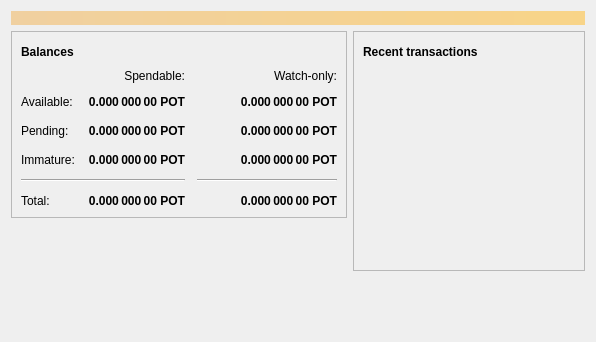
<?xml version="1.0" encoding="UTF-8"?>
<ui version="4.0">
 <class>OverviewPage</class>
 <widget class="QWidget" name="OverviewPage">
  <property name="geometry">
   <rect>
    <x>0</x>
    <y>0</y>
    <width>596</width>
    <height>342</height>
   </rect>
  </property>
  <property name="windowTitle">
   <string>Form</string>
  </property>
  <layout class="QVBoxLayout" name="topLayout">
   <item>
    <widget class="QLabel" name="labelAlerts">
     <property name="visible">
      <bool>false</bool>
     </property>
     <property name="styleSheet">
      <string notr="true">QLabel { background-color: qlineargradient(x1: 0, y1: 0, x2: 1, y2: 0, stop:0 #F0D0A0, stop:1 #F8D488); color:#000000; }</string>
     </property>
     <property name="wordWrap">
      <bool>true</bool>
     </property>
     <property name="margin">
      <number>3</number>
     </property>
     <property name="textInteractionFlags">
      <set>Qt::TextSelectableByMouse</set>
     </property>
    </widget>
   </item>
   <item>
    <layout class="QHBoxLayout" name="horizontalLayout" stretch="1,1">
     <item>
      <layout class="QVBoxLayout" name="verticalLayout_2">
       <item>
        <widget class="QFrame" name="frame">
         <property name="frameShape">
          <enum>QFrame::StyledPanel</enum>
         </property>
         <property name="frameShadow">
          <enum>QFrame::Raised</enum>
         </property>
         <layout class="QVBoxLayout" name="verticalLayout_4">
          <item>
           <layout class="QHBoxLayout" name="horizontalLayout_4">
            <item>
             <widget class="QLabel" name="label_5">
              <property name="font">
               <font>
                <weight>75</weight>
                <bold>true</bold>
               </font>
              </property>
              <property name="text">
               <string>Balances</string>
              </property>
             </widget>
            </item>
            <item>
             <widget class="QPushButton" name="labelWalletStatus">
              <property name="enabled">
               <bool>true</bool>
              </property>
              <property name="maximumSize">
               <size>
                <width>30</width>
                <height>16777215</height>
               </size>
              </property>
              <property name="toolTip">
               <string>The displayed information may be out of date. Your wallet automatically synchronizes with the Pottercoin network after a connection is established, but this process has not completed yet.</string>
              </property>
              <property name="text">
               <string/>
              </property>
              <property name="icon">
               <iconset resource="../bitcoin.qrc">
                <normaloff>:/icons/warning</normaloff>
                <disabledoff>:/icons/warning</disabledoff>:/icons/warning</iconset>
              </property>
              <property name="iconSize">
               <size>
                <width>24</width>
                <height>24</height>
               </size>
              </property>
              <property name="flat">
               <bool>true</bool>
              </property>
             </widget>
            </item>
            <item>
             <spacer name="horizontalSpacer_3">
              <property name="orientation">
               <enum>Qt::Horizontal</enum>
              </property>
              <property name="sizeHint" stdset="0">
               <size>
                <width>40</width>
                <height>20</height>
               </size>
              </property>
             </spacer>
            </item>
           </layout>
          </item>
          <item>
           <layout class="QGridLayout" name="gridLayout">
            <property name="spacing">
             <number>12</number>
            </property>
            <item row="2" column="2">
             <widget class="QLabel" name="labelWatchPending">
              <property name="font">
               <font>
                <weight>75</weight>
                <bold>true</bold>
               </font>
              </property>
              <property name="cursor">
               <cursorShape>IBeamCursor</cursorShape>
              </property>
              <property name="toolTip">
               <string>Unconfirmed transactions to watch-only addresses</string>
              </property>
              <property name="text">
               <string notr="true">0.000 000 00 POT</string>
              </property>
              <property name="alignment">
               <set>Qt::AlignRight|Qt::AlignTrailing|Qt::AlignVCenter</set>
              </property>
              <property name="textInteractionFlags">
               <set>Qt::LinksAccessibleByMouse|Qt::TextSelectableByKeyboard|Qt::TextSelectableByMouse</set>
              </property>
             </widget>
            </item>
            <item row="2" column="1">
             <widget class="QLabel" name="labelUnconfirmed">
              <property name="font">
               <font>
                <weight>75</weight>
                <bold>true</bold>
               </font>
              </property>
              <property name="cursor">
               <cursorShape>IBeamCursor</cursorShape>
              </property>
              <property name="toolTip">
               <string>Total of transactions that have yet to be confirmed, and do not yet count toward the spendable balance</string>
              </property>
              <property name="text">
               <string notr="true">0.000 000 00 POT</string>
              </property>
              <property name="alignment">
               <set>Qt::AlignRight|Qt::AlignTrailing|Qt::AlignVCenter</set>
              </property>
              <property name="textInteractionFlags">
               <set>Qt::LinksAccessibleByMouse|Qt::TextSelectableByKeyboard|Qt::TextSelectableByMouse</set>
              </property>
             </widget>
            </item>
            <item row="3" column="2">
             <widget class="QLabel" name="labelWatchImmature">
              <property name="font">
               <font>
                <weight>75</weight>
                <bold>true</bold>
               </font>
              </property>
              <property name="cursor">
               <cursorShape>IBeamCursor</cursorShape>
              </property>
              <property name="toolTip">
               <string>Mined balance in watch-only addresses that has not yet matured</string>
              </property>
              <property name="text">
               <string notr="true">0.000 000 00 POT</string>
              </property>
              <property name="alignment">
               <set>Qt::AlignRight|Qt::AlignTrailing|Qt::AlignVCenter</set>
              </property>
              <property name="textInteractionFlags">
               <set>Qt::LinksAccessibleByMouse|Qt::TextSelectableByKeyboard|Qt::TextSelectableByMouse</set>
              </property>
             </widget>
            </item>
            <item row="4" column="0" colspan="2">
             <widget class="Line" name="line">
              <property name="orientation">
               <enum>Qt::Horizontal</enum>
              </property>
             </widget>
            </item>
            <item row="4" column="2">
             <widget class="Line" name="lineWatchBalance">
              <property name="sizePolicy">
               <sizepolicy hsizetype="Preferred" vsizetype="Fixed">
                <horstretch>0</horstretch>
                <verstretch>0</verstretch>
               </sizepolicy>
              </property>
              <property name="minimumSize">
               <size>
                <width>140</width>
                <height>0</height>
               </size>
              </property>
              <property name="orientation">
               <enum>Qt::Horizontal</enum>
              </property>
             </widget>
            </item>
            <item row="5" column="0">
             <widget class="QLabel" name="labelTotalText">
              <property name="text">
               <string>Total:</string>
              </property>
             </widget>
            </item>
            <item row="3" column="1">
             <widget class="QLabel" name="labelImmature">
              <property name="font">
               <font>
                <weight>75</weight>
                <bold>true</bold>
               </font>
              </property>
              <property name="cursor">
               <cursorShape>IBeamCursor</cursorShape>
              </property>
              <property name="toolTip">
               <string>Mined balance that has not yet matured</string>
              </property>
              <property name="text">
               <string notr="true">0.000 000 00 POT</string>
              </property>
              <property name="alignment">
               <set>Qt::AlignRight|Qt::AlignTrailing|Qt::AlignVCenter</set>
              </property>
              <property name="textInteractionFlags">
               <set>Qt::LinksAccessibleByMouse|Qt::TextSelectableByKeyboard|Qt::TextSelectableByMouse</set>
              </property>
             </widget>
            </item>
            <item row="2" column="3">
             <spacer name="horizontalSpacer_2">
              <property name="orientation">
               <enum>Qt::Horizontal</enum>
              </property>
              <property name="sizeHint" stdset="0">
               <size>
                <width>40</width>
                <height>20</height>
               </size>
              </property>
             </spacer>
            </item>
            <item row="3" column="0">
             <widget class="QLabel" name="labelImmatureText">
              <property name="text">
               <string>Immature:</string>
              </property>
             </widget>
            </item>
            <item row="5" column="1">
             <widget class="QLabel" name="labelTotal">
              <property name="font">
               <font>
                <weight>75</weight>
                <bold>true</bold>
               </font>
              </property>
              <property name="cursor">
               <cursorShape>IBeamCursor</cursorShape>
              </property>
              <property name="toolTip">
               <string>Your current total balance</string>
              </property>
              <property name="text">
               <string notr="true">0.000 000 00 POT</string>
              </property>
              <property name="alignment">
               <set>Qt::AlignRight|Qt::AlignTrailing|Qt::AlignVCenter</set>
              </property>
              <property name="textInteractionFlags">
               <set>Qt::LinksAccessibleByMouse|Qt::TextSelectableByKeyboard|Qt::TextSelectableByMouse</set>
              </property>
             </widget>
            </item>
            <item row="5" column="2">
             <widget class="QLabel" name="labelWatchTotal">
              <property name="font">
               <font>
                <weight>75</weight>
                <bold>true</bold>
               </font>
              </property>
              <property name="cursor">
               <cursorShape>IBeamCursor</cursorShape>
              </property>
              <property name="toolTip">
               <string>Current total balance in watch-only addresses</string>
              </property>
              <property name="text">
               <string notr="true">0.000 000 00 POT</string>
              </property>
              <property name="alignment">
               <set>Qt::AlignRight|Qt::AlignTrailing|Qt::AlignVCenter</set>
              </property>
              <property name="textInteractionFlags">
               <set>Qt::LinksAccessibleByMouse|Qt::TextSelectableByKeyboard|Qt::TextSelectableByMouse</set>
              </property>
             </widget>
            </item>
            <item row="0" column="2">
             <widget class="QLabel" name="labelWatchonly">
              <property name="text">
               <string>Watch-only:</string>
              </property>
              <property name="alignment">
               <set>Qt::AlignRight|Qt::AlignTrailing|Qt::AlignVCenter</set>
              </property>
             </widget>
            </item>
            <item row="1" column="0">
             <widget class="QLabel" name="labelBalanceText">
              <property name="text">
               <string>Available:</string>
              </property>
             </widget>
            </item>
            <item row="1" column="1">
             <widget class="QLabel" name="labelBalance">
              <property name="font">
               <font>
                <weight>75</weight>
                <bold>true</bold>
               </font>
              </property>
              <property name="cursor">
               <cursorShape>IBeamCursor</cursorShape>
              </property>
              <property name="toolTip">
               <string>Your current spendable balance</string>
              </property>
              <property name="text">
               <string notr="true">0.000 000 00 POT</string>
              </property>
              <property name="alignment">
               <set>Qt::AlignRight|Qt::AlignTrailing|Qt::AlignVCenter</set>
              </property>
              <property name="textInteractionFlags">
               <set>Qt::LinksAccessibleByMouse|Qt::TextSelectableByKeyboard|Qt::TextSelectableByMouse</set>
              </property>
             </widget>
            </item>
            <item row="1" column="2">
             <widget class="QLabel" name="labelWatchAvailable">
              <property name="font">
               <font>
                <weight>75</weight>
                <bold>true</bold>
               </font>
              </property>
              <property name="cursor">
               <cursorShape>IBeamCursor</cursorShape>
              </property>
              <property name="toolTip">
               <string>Your current balance in watch-only addresses</string>
              </property>
              <property name="text">
               <string notr="true">0.000 000 00 POT</string>
              </property>
              <property name="alignment">
               <set>Qt::AlignRight|Qt::AlignTrailing|Qt::AlignVCenter</set>
              </property>
              <property name="textInteractionFlags">
               <set>Qt::LinksAccessibleByMouse|Qt::TextSelectableByKeyboard|Qt::TextSelectableByMouse</set>
              </property>
             </widget>
            </item>
            <item row="2" column="0">
             <widget class="QLabel" name="labelPendingText">
              <property name="text">
               <string>Pending:</string>
              </property>
             </widget>
            </item>
            <item row="0" column="1">
             <widget class="QLabel" name="labelSpendable">
              <property name="text">
               <string>Spendable:</string>
              </property>
              <property name="alignment">
               <set>Qt::AlignRight|Qt::AlignTrailing|Qt::AlignVCenter</set>
              </property>
             </widget>
            </item>
           </layout>
          </item>
         </layout>
        </widget>
       </item>
       <item>
        <spacer name="verticalSpacer">
         <property name="orientation">
          <enum>Qt::Vertical</enum>
         </property>
         <property name="sizeHint" stdset="0">
          <size>
           <width>20</width>
           <height>40</height>
          </size>
         </property>
        </spacer>
       </item>
      </layout>
     </item>
     <item>
      <layout class="QVBoxLayout" name="verticalLayout_3">
       <item>
        <widget class="QFrame" name="frame_2">
         <property name="frameShape">
          <enum>QFrame::StyledPanel</enum>
         </property>
         <property name="frameShadow">
          <enum>QFrame::Raised</enum>
         </property>
         <layout class="QVBoxLayout" name="verticalLayout">
          <item>
           <layout class="QHBoxLayout" name="horizontalLayout_2">
            <item>
             <widget class="QLabel" name="label_4">
              <property name="font">
               <font>
                <weight>75</weight>
                <bold>true</bold>
               </font>
              </property>
              <property name="text">
               <string>Recent transactions</string>
              </property>
             </widget>
            </item>
            <item>
             <widget class="QPushButton" name="labelTransactionsStatus">
              <property name="enabled">
               <bool>true</bool>
              </property>
              <property name="maximumSize">
               <size>
                <width>30</width>
                <height>16777215</height>
               </size>
              </property>
              <property name="toolTip">
               <string>The displayed information may be out of date. Your wallet automatically synchronizes with the Pottercoin network after a connection is established, but this process has not completed yet.</string>
              </property>
              <property name="text">
               <string/>
              </property>
              <property name="icon">
               <iconset resource="../bitcoin.qrc">
                <normaloff>:/icons/warning</normaloff>
                <disabledoff>:/icons/warning</disabledoff>:/icons/warning</iconset>
              </property>
              <property name="iconSize">
               <size>
                <width>24</width>
                <height>24</height>
               </size>
              </property>
              <property name="flat">
               <bool>true</bool>
              </property>
             </widget>
            </item>
            <item>
             <spacer name="horizontalSpacer">
              <property name="orientation">
               <enum>Qt::Horizontal</enum>
              </property>
              <property name="sizeHint" stdset="0">
               <size>
                <width>40</width>
                <height>20</height>
               </size>
              </property>
             </spacer>
            </item>
           </layout>
          </item>
          <item>
           <widget class="QListView" name="listTransactions">
            <property name="styleSheet">
             <string notr="true">QListView { background: transparent; }</string>
            </property>
            <property name="frameShape">
             <enum>QFrame::NoFrame</enum>
            </property>
            <property name="verticalScrollBarPolicy">
             <enum>Qt::ScrollBarAlwaysOff</enum>
            </property>
            <property name="horizontalScrollBarPolicy">
             <enum>Qt::ScrollBarAlwaysOff</enum>
            </property>
            <property name="selectionMode">
             <enum>QAbstractItemView::NoSelection</enum>
            </property>
           </widget>
          </item>
         </layout>
        </widget>
       </item>
       <item>
        <spacer name="verticalSpacer_2">
         <property name="orientation">
          <enum>Qt::Vertical</enum>
         </property>
         <property name="sizeHint" stdset="0">
          <size>
           <width>20</width>
           <height>40</height>
          </size>
         </property>
        </spacer>
       </item>
      </layout>
     </item>
    </layout>
   </item>
  </layout>
 </widget>
 <resources/>
 <connections/>
</ui>
